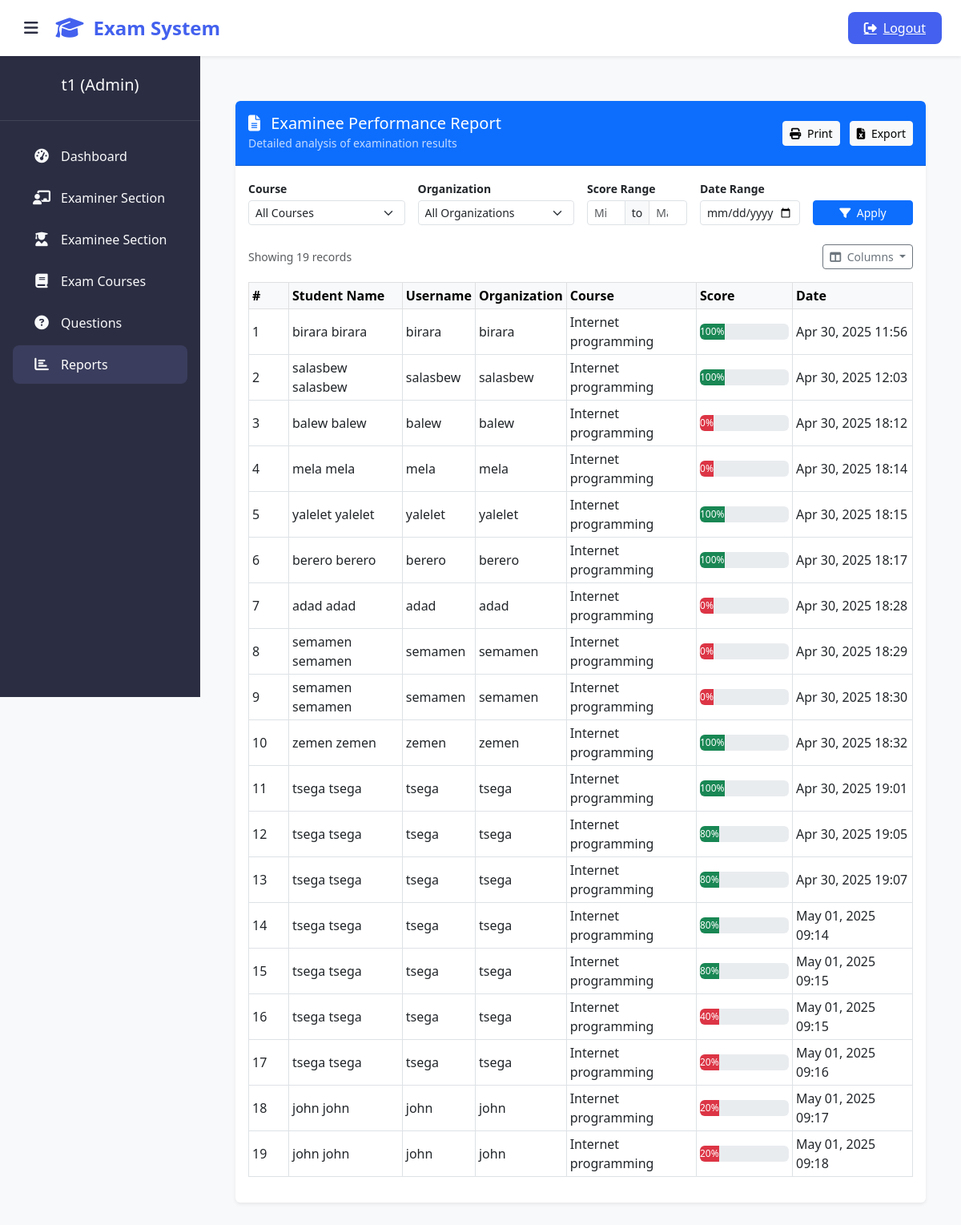
The page /admin-report (signed in) on the database as committed earlier.
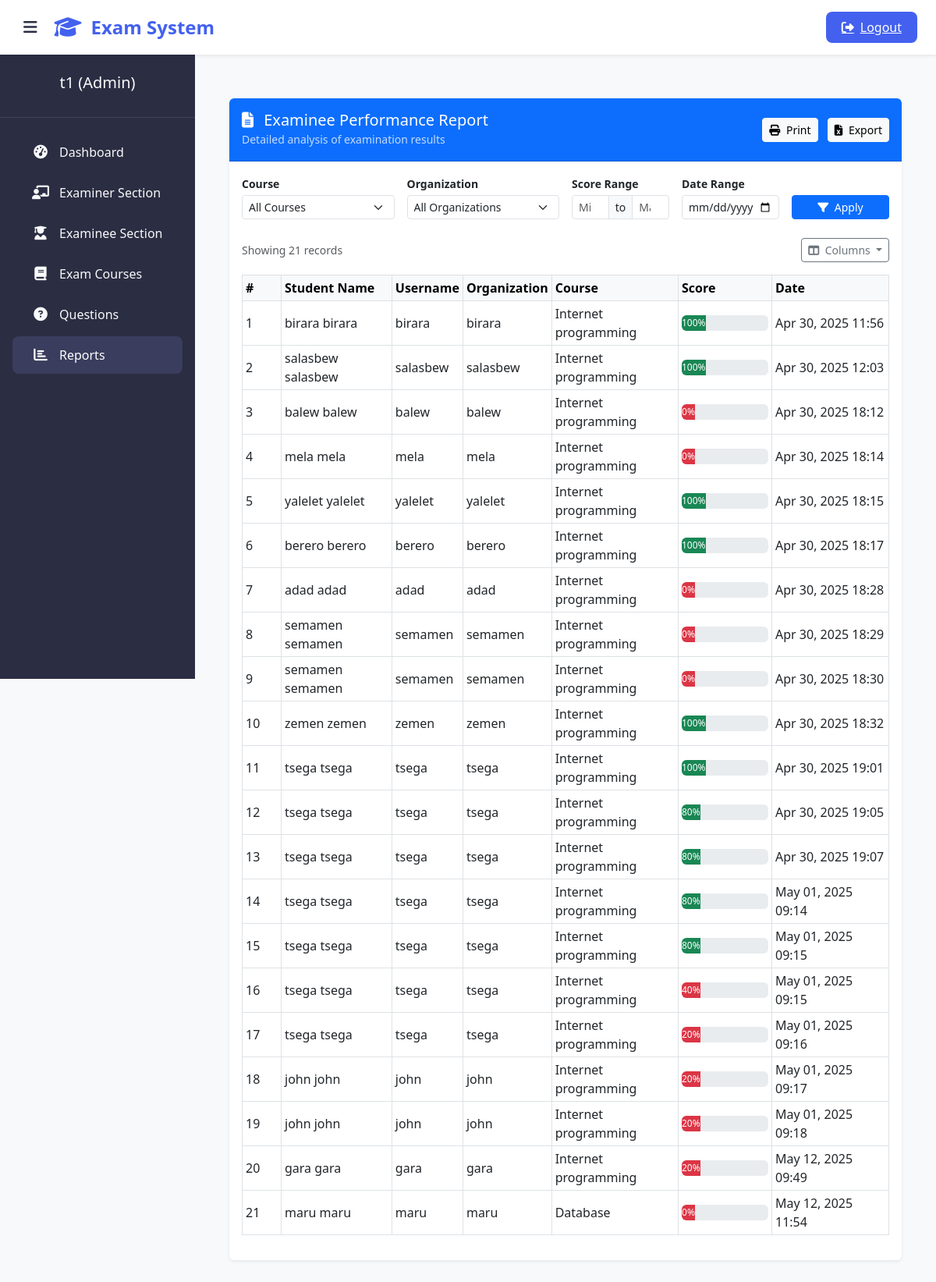
The same page on the database as committed later.
### exam/models.py (models this page shows, shortened)
class Result(models.Model):
    student = models.ForeignKey(Student,on_delete=models.CASCADE)
    exam = models.ForeignKey(Course,on_delete=models.CASCADE)
    marks = models.PositiveIntegerField()
    date = models.DateTimeField(auto_now=True)

class Course(models.Model):
   course_name = models.CharField(max_length=50)
   question_number = models.PositiveIntegerField()
   total_marks = models.PositiveIntegerField()
   given_time = models.PositiveIntegerField(default=60)

### student/models.py (models this page shows, shortened)
class Student(models.Model):
    user=models.OneToOneField(User,on_delete=models.CASCADE)
    address = models.CharField(max_length=40)
    mobile = models.CharField(max_length=20,null=False)
    organization = models.CharField(max_length=200, null=False)
    course = models.ForeignKey(
        'exam.Course',
        on_delete=models.SET_NULL,
        null=True
    )
    @property
    def get_name(self):
        return self.user.first_name+" "+self.user.last_name

### exam/views.py (the view)
# urls.py: path('admin-report', views.report_view, name = 'report-view'),
@login_required(login_url='adminlogin')
def report_view(request):
    courses = models.Course.objects.all()
    organizations = models.Student.objects.values_list('organization', flat=True).distinct()
    results = models.Result.objects.select_related('student', 'exam')
    course_id = request.GET.get('course')
    organization = request.GET.get('organization')
    min_mark = request.GET.get('min_mark')
    max_mark = request.GET.get('max_mark')
    if course_id:
        results = results.filter(exam__id=course_id)
    if organization:
        results = results.filter(student__organization=organization)
    if min_mark:
        results = results.filter(marks__gte=min_mark)
    if max_mark:
        results = results.filter(marks__lte=max_mark)
    context = {
        'results': results,
        'courses': courses,
        'organizations': organizations,
        'selected_course': course_id,
        'selected_org': organization,
        'min_mark': min_mark,
        'max_mark': max_mark,
    }
    return render(request, 'exam/report_view.html', context)

### templates/exam/report_view.html (shortened to what the changed rows need)
{% extends 'exam/adminbase.html' %}
{% block content %}
<div class="container py-4">
  <div class="card shadow-sm border-0 overflow-hidden">
    <div class="card-body">
      {% if results %}
      <div id="report-section">
        <div class="d-flex justify-content-between align-items-center mb-3">
          <div class="text-muted small">
            Showing {{ results|length }} records
          </div>
          <div class="dropdown">
            <button class="btn btn-outline-secondary btn-sm dropdown-toggle" type="button" data-bs-toggle="dropdown">
              <i class="fas fa-columns me-1"></i> Columns
            </button>
          </div>
        </div>
        <div class="table-responsive">
          <table class="table table-sm table-hover table-bordered align-middle" id="report-table">
            <thead class="table-light">
              <tr>
                <th width="50">#</th>
                <th>Student Name</th>
                <th>Username</th>
                <th>Organization</th>
                <th>Course</th>
                <th width="120">Score</th>
                <th width="150">Date</th>
              </tr>
            </thead>
            <tbody>
              {% for result in results %}
              <tr>
                <td>{{ forloop.counter }}</td>
                <td>{{ result.student.get_name }}</td>
                <td>{{ result.student.user.username }}</td>
                <td>{{ result.student.organization }}</td>
                <td>{{ result.exam.course_name }}</td>
                <td>
                  <div class="progress" style="height: 20px;">
                    <div class="progress-bar {% if result.marks >= 75 %}bg-success{% elif result.marks >= 50 %}bg-warning{% else %}bg-danger{% endif %}"
                         role="progressbar" style="width: {{ result.marks }} %"
                         aria-valuenow="{{ result.marks }}" aria-valuemin="0" aria-valuemax="100">
                      {{ result.marks }}%
                    </div>
                  </div>
                </td>
                <td>{{ result.date|date:"M d, Y H:i" }}</td>
              </tr>
              {% endfor %}
            </tbody>
          </table>
        </div>
      </div>
      {% endif %}
    </div>
  </div>
</div>
{% endblock %}

Rows that differ between the two databases and show on the page:
added Result: student.get_name "gara gara", student.user.username "gara", student.organization "gara", exam.course_name "Internet programming", marks "20", date "May 12, 2025 09:49"
added Result: student.get_name "maru maru", student.user.username "maru", student.organization "maru", exam.course_name "Database", marks "0", date "May 12, 2025 11:54"
Other text that changed with them:
{{ results|length }}: "19" → "21"
